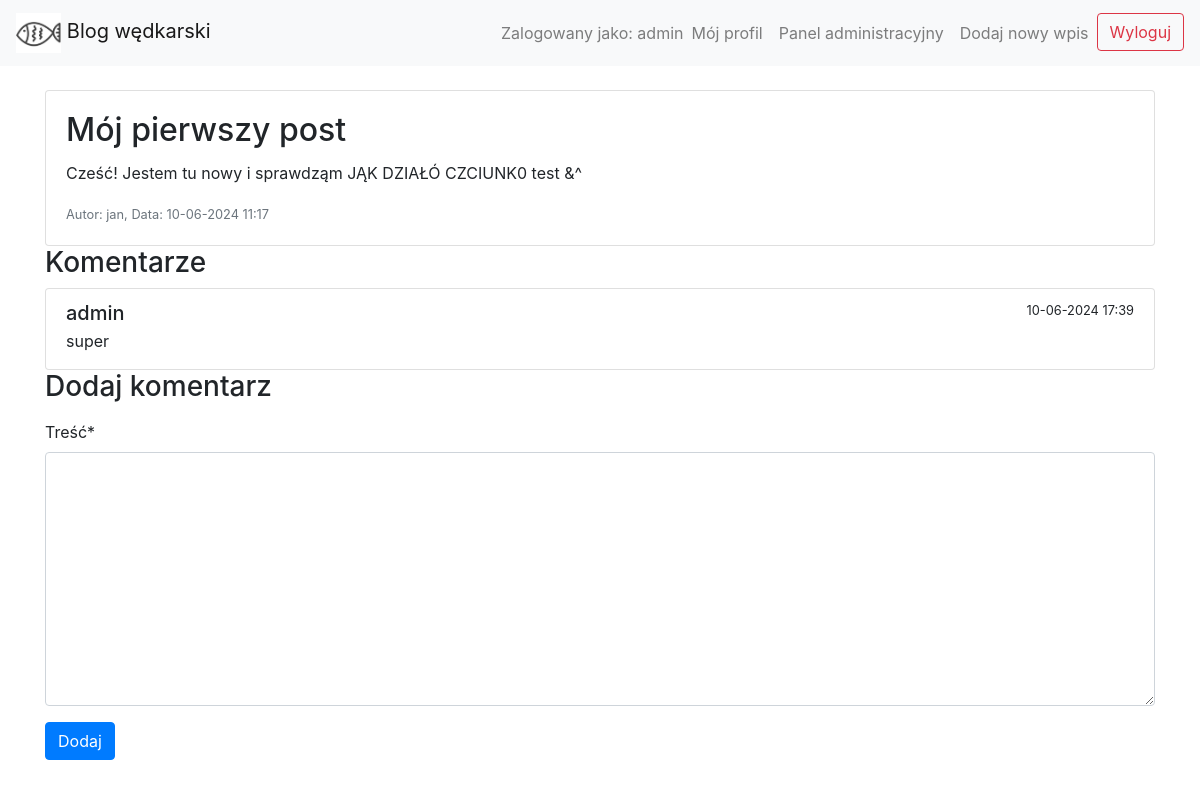
/post/1/ (signed in), run on the app's committed database.
### blog/models.py (models this page shows, shortened)
class CustomUser(AbstractUser):
    imie = models.CharField(max_length=30, default='Nieznane')
    nazwisko = models.CharField(max_length=30, default='Nieznane')
    wiek = models.PositiveIntegerField(default=0)

class Post(models.Model):
    autor = models.ForeignKey(CustomUser, on_delete=models.CASCADE, verbose_name=_("Autor"))
    tytul = models.CharField(max_length=60, verbose_name=_("Tytuł"))
    tresc = models.TextField(max_length=200, verbose_name=_("Treść"))
    data_publikacji = models.DateTimeField(auto_now_add=True, verbose_name=_("Data publikacji"))
    class Meta:
        verbose_name = _("Post")
        verbose_name_plural = _("Posty")
        permissions = [
            ("can_add_post", _("Może dodać wpis")),
            ("can_change_post", _("Może zmienić wpis")),
            ("can_delete_post", _("Może usunąć wpis")),
        ]

class Komentarz(models.Model):
    post = models.ForeignKey(Post, related_name='komentarze', on_delete=models.CASCADE, verbose_name=_("Wpis"))
    autor = models.ForeignKey(CustomUser, on_delete=models.CASCADE, verbose_name=_("Autor"))
    tresc = models.TextField(verbose_name=_("Treść"))
    data_publikacji = models.DateTimeField(auto_now_add=True, verbose_name=_("Data publikacji"))
    class Meta:
        verbose_name = _("Komentarz")
        verbose_name_plural = _("Komentarze")
        permissions = [
            ("can_add_komentarz", _("Może dodać komentarz")),
            ("can_change_komentarz", _("Może zmienić komentarz")),
            ("can_delete_komentarz", _("Może usunąć komentarz")),
        ]

### blog/views.py (the view)
# urls.py: path('post/<int:post_id>/', views.post_detail, name='post_detail'),
@login_required
def post_detail(request, post_id):
    post = Post.objects.get(id=post_id)
    if request.method == 'POST':
        form = KomentarzForm(request.POST)
        if form.is_valid():
            komentarz = form.save(commit=False)
            komentarz.post = post
            komentarz.autor = request.user
            komentarz.save()
            return redirect('post_detail', post_id=post.id)
    else:
        form = KomentarzForm()
    return render(request, 'post_detail.html', {'post': post, 'form': form})

### blog/forms.py
class KomentarzForm(forms.ModelForm):
    class Meta:
        model = Komentarz
        fields = ['tresc']

### templates/post_detail.html (shortened to what this page needs)
{% extends 'base.html' %}
{% load crispy_forms_tags %}
{% block content %}
<div class="card">
    <div class="card-body">
        <h2 class="card-title">{{ post.tytul }}</h2>
        <p class="card-text">{{ post.tresc }}</p>
        <p class="card-text"><small class="text-muted">Autor: {{ post.autor.username }}, Data: {{ post.data_publikacji|date:"d-m-Y H:i" }}</small></p>
    </div>
</div>
<h3>Komentarze</h3>
<div class="list-group">
    {% for komentarz in post.komentarze.all %}
        <div class="list-group-item">
            <div class="d-flex w-100 justify-content-between">
                <h5 class="mb-1">{{ komentarz.autor.username }}</h5>
                <small>{{ komentarz.data_publikacji|date:"d-m-Y H:i" }}</small>
            </div>
            <p class="mb-1" style="word-wrap: break-word; max-width: 100%;">{{ komentarz.tresc }}</p>
        </div>
    {% endfor %}
</div>
{% if user.is_authenticated %}
    <h3>Dodaj komentarz</h3>
    <form method="post" class="form mt-3">
        {{ form|crispy }}
        <button type="submit" class="btn btn-primary">Dodaj</button>
    </form>
{% else %}
    <p>Musisz być zalogowany, aby dodać komentarz. <a href="{% url 'login' %}">Zaloguj się</a></p>
{% endif %}
{% endblock %}

### templates/base.html (shortened to what this page needs)
<!DOCTYPE html>
<html lang="pl">
<head>
    {% load static %}
    <link href="https://stackpath.bootstrapcdn.com/bootstrap/4.5.2/css/bootstrap.min.css" rel="stylesheet">
</head>
<body>
    <nav class="navbar navbar-expand-lg navbar-light bg-light">
        <a class="navbar-brand" href="{% url 'index' %}">
            <img src="{% static 'images/fish_icon.png' %}" alt="Logo">
            Blog wędkarski
        </a>
        <div class="collapse navbar-collapse">
            <ul class="navbar-nav ml-auto">
                {% if user.is_authenticated %}
                    <li class="nav-item">
                        <span class="navbar-text">Zalogowany jako: {{ user.username }}</span>
                    </li>
                    <li class="nav-item">
                        <a class="nav-link" href="{% url 'profile' %}">Mój profil</a>
                    </li>
                    {% if user.is_staff %}
                        <li class="nav-item">
                            <a class="nav-link" href="{% url 'admin:index' %}">Panel administracyjny</a>
                        </li>
                    {% endif %}
                    <li class="nav-item">
                        <a class="nav-link" href="{% url 'create_post' %}">Dodaj nowy wpis</a>
                    </li>
                    <li class="nav-item">
                        <form class="form-inline" method="post" action="{% url 'logout' %}">
                            <button class="btn btn-outline-danger" type="submit">Wyloguj</button>
                        </form>
                    </li>
                {% endif %}
            </ul>
        </div>
    </nav>
    <div class="container mt-4">
        {% block content %}{% endblock %}
    </div>
</body>
</html>

### data on the page
CustomUser: username "admin"
Post: tytul "Mój pierwszy post", tresc "Cześć! Jestem tu nowy i sprawdząm JĄK DZIAŁÓ CZCIUNK0 test &^", autor.username "jan", data_publikacji "10-06-2024 11:17"
Komentarz: autor.username "admin", data_publikacji "10-06-2024 17:39", tresc "super"
